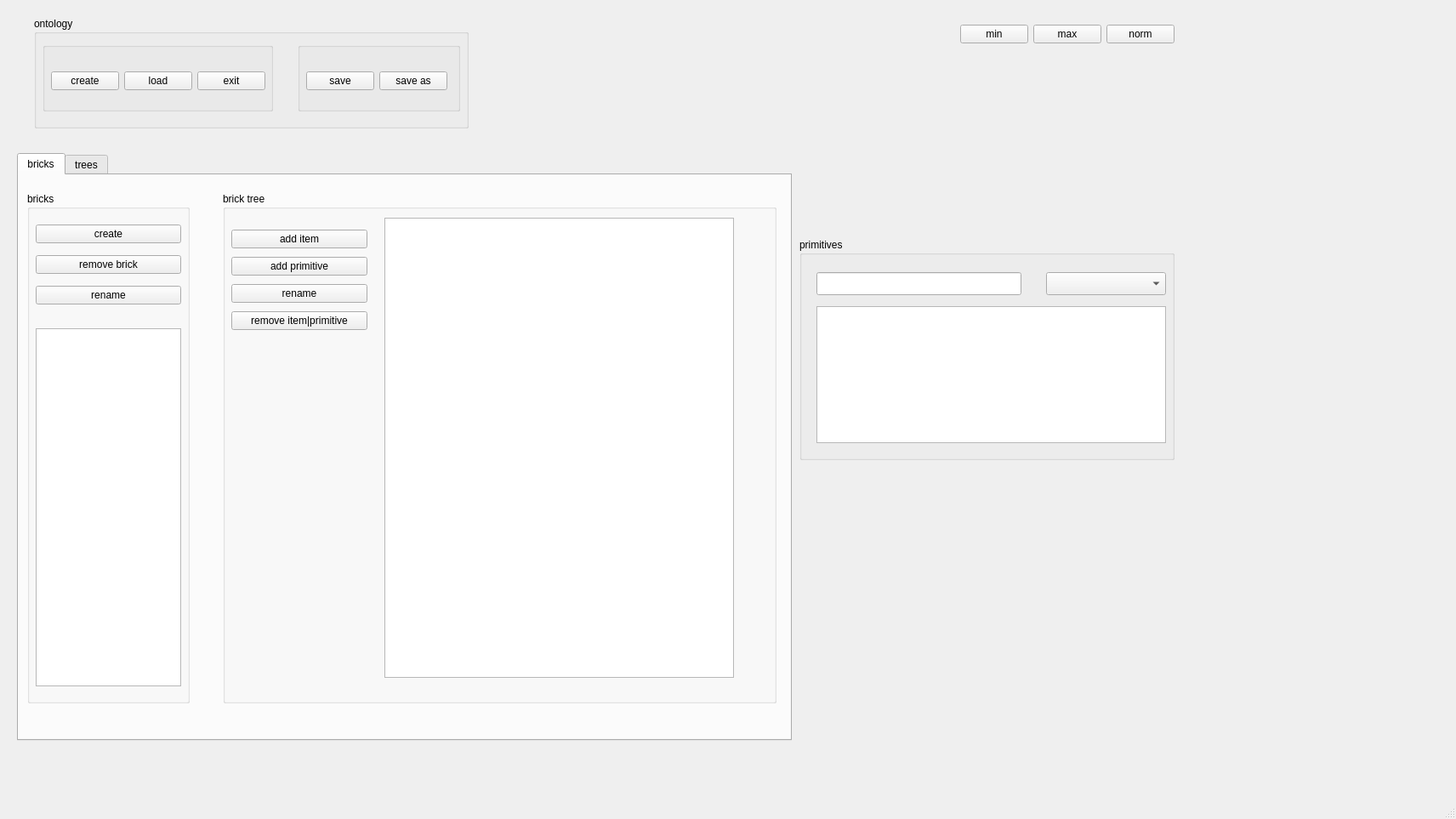
<?xml version="1.0" encoding="UTF-8"?>
<ui version="4.0">
 <class>MainWindow</class>
 <widget class="QMainWindow" name="MainWindow">
  <property name="geometry">
   <rect>
    <x>0</x>
    <y>0</y>
    <width>1712</width>
    <height>963</height>
   </rect>
  </property>
  <property name="sizePolicy">
   <sizepolicy hsizetype="Preferred" vsizetype="Preferred">
    <horstretch>0</horstretch>
    <verstretch>0</verstretch>
   </sizepolicy>
  </property>
  <property name="windowTitle">
   <string>MainWindow</string>
  </property>
  <widget class="QWidget" name="centralwidget">
   <widget class="QWidget" name="horizontalLayoutWidget_2">
    <property name="geometry">
     <rect>
      <x>870</x>
      <y>0</y>
      <width>511</width>
      <height>80</height>
     </rect>
    </property>
    <layout class="QHBoxLayout" name="horizontalLayout_2">
     <item>
      <spacer name="horizontalSpacer_11">
       <property name="orientation">
        <enum>Qt::Horizontal</enum>
       </property>
       <property name="sizeHint" stdset="0">
        <size>
         <width>40</width>
         <height>20</height>
        </size>
       </property>
      </spacer>
     </item>
     <item>
      <widget class="QPushButton" name="pushMinimise">
       <property name="text">
        <string>min</string>
       </property>
      </widget>
     </item>
     <item>
      <widget class="QPushButton" name="pushMaximise">
       <property name="text">
        <string>max</string>
       </property>
      </widget>
     </item>
     <item>
      <widget class="QPushButton" name="pushNormal">
       <property name="text">
        <string>norm</string>
       </property>
      </widget>
     </item>
    </layout>
   </widget>
   <widget class="QGroupBox" name="groupBoxOntology">
    <property name="geometry">
     <rect>
      <x>40</x>
      <y>20</y>
      <width>511</width>
      <height>131</height>
     </rect>
    </property>
    <property name="title">
     <string>ontology</string>
    </property>
    <widget class="QGroupBox" name="groupOntologyMain">
     <property name="geometry">
      <rect>
       <x>10</x>
       <y>30</y>
       <width>271</width>
       <height>81</height>
      </rect>
     </property>
     <property name="title">
      <string/>
     </property>
     <widget class="QWidget" name="horizontalLayoutWidget_3">
      <property name="geometry">
       <rect>
        <x>10</x>
        <y>20</y>
        <width>260</width>
        <height>51</height>
       </rect>
      </property>
      <layout class="QHBoxLayout" name="horizontalLayout_3">
       <item>
        <widget class="QPushButton" name="pushOntologyCreate">
         <property name="text">
          <string>create</string>
         </property>
        </widget>
       </item>
       <item>
        <widget class="QPushButton" name="pushOntologyLoad">
         <property name="text">
          <string>load</string>
         </property>
        </widget>
       </item>
       <item>
        <widget class="QPushButton" name="pushExit">
         <property name="text">
          <string>exit</string>
         </property>
        </widget>
       </item>
       <item>
        <spacer name="horizontalSpacer">
         <property name="orientation">
          <enum>Qt::Horizontal</enum>
         </property>
         <property name="sizeHint" stdset="0">
          <size>
           <width>40</width>
           <height>20</height>
          </size>
         </property>
        </spacer>
       </item>
      </layout>
     </widget>
    </widget>
    <widget class="QGroupBox" name="groupBoxOntologySave">
     <property name="geometry">
      <rect>
       <x>310</x>
       <y>30</y>
       <width>191</width>
       <height>81</height>
      </rect>
     </property>
     <property name="title">
      <string/>
     </property>
     <widget class="QWidget" name="horizontalLayoutWidget">
      <property name="geometry">
       <rect>
        <x>10</x>
        <y>20</y>
        <width>174</width>
        <height>51</height>
       </rect>
      </property>
      <layout class="QHBoxLayout" name="horizontalLayout">
       <item>
        <widget class="QPushButton" name="pushOntologySave">
         <property name="text">
          <string>save</string>
         </property>
        </widget>
       </item>
       <item>
        <widget class="QPushButton" name="pushOntologySaveAs">
         <property name="text">
          <string>save as</string>
         </property>
        </widget>
       </item>
       <item>
        <spacer name="horizontalSpacer_2">
         <property name="orientation">
          <enum>Qt::Horizontal</enum>
         </property>
         <property name="sizeHint" stdset="0">
          <size>
           <width>40</width>
           <height>20</height>
          </size>
         </property>
        </spacer>
       </item>
      </layout>
     </widget>
    </widget>
   </widget>
   <widget class="QTabWidget" name="tabWidgetLists">
    <property name="geometry">
     <rect>
      <x>20</x>
      <y>180</y>
      <width>911</width>
      <height>691</height>
     </rect>
    </property>
    <property name="currentIndex">
     <number>0</number>
    </property>
    <widget class="QWidget" name="tab">
     <attribute name="title">
      <string>bricks</string>
     </attribute>
     <widget class="QGroupBox" name="groupBoxBricksControl">
      <property name="geometry">
       <rect>
        <x>10</x>
        <y>20</y>
        <width>191</width>
        <height>601</height>
       </rect>
      </property>
      <property name="title">
       <string>bricks</string>
      </property>
      <widget class="QWidget" name="verticalLayoutWidget_2">
       <property name="geometry">
        <rect>
         <x>10</x>
         <y>30</y>
         <width>171</width>
         <height>111</height>
        </rect>
       </property>
       <layout class="QVBoxLayout" name="verticalLayout_2">
        <item>
         <widget class="QPushButton" name="pushBrickCreate">
          <property name="text">
           <string>create</string>
          </property>
         </widget>
        </item>
        <item>
         <widget class="QPushButton" name="pushBrickRemove">
          <property name="text">
           <string>remove brick</string>
          </property>
         </widget>
        </item>
        <item>
         <widget class="QPushButton" name="pushBrickRename">
          <property name="text">
           <string>rename</string>
          </property>
         </widget>
        </item>
       </layout>
      </widget>
      <widget class="QListWidget" name="listBricks">
       <property name="geometry">
        <rect>
         <x>10</x>
         <y>160</y>
         <width>171</width>
         <height>421</height>
        </rect>
       </property>
      </widget>
     </widget>
     <widget class="QGroupBox" name="groupBoxBrikkTree">
      <property name="geometry">
       <rect>
        <x>240</x>
        <y>20</y>
        <width>651</width>
        <height>601</height>
       </rect>
      </property>
      <property name="title">
       <string>brick tree</string>
      </property>
      <widget class="QWidget" name="verticalLayoutWidget">
       <property name="geometry">
        <rect>
         <x>10</x>
         <y>40</y>
         <width>160</width>
         <height>128</height>
        </rect>
       </property>
       <layout class="QVBoxLayout" name="verticalLayout">
        <item>
         <widget class="QPushButton" name="pushBrickAddItem">
          <property name="text">
           <string>add item</string>
          </property>
         </widget>
        </item>
        <item>
         <widget class="QPushButton" name="pushBrickAddPrimitive">
          <property name="text">
           <string>add primitive</string>
          </property>
         </widget>
        </item>
        <item>
         <widget class="QPushButton" name="pushBrickItemOrPrimitiveRename">
          <property name="text">
           <string>rename</string>
          </property>
         </widget>
        </item>
        <item>
         <widget class="QPushButton" name="pushBrickRemoveItem">
          <property name="text">
           <string>remove item|primitive</string>
          </property>
         </widget>
        </item>
       </layout>
      </widget>
      <widget class="QTreeWidget" name="brickTree">
       <property name="geometry">
        <rect>
         <x>190</x>
         <y>30</y>
         <width>411</width>
         <height>541</height>
        </rect>
       </property>
       <property name="autoExpandDelay">
        <number>1</number>
       </property>
       <property name="columnCount">
        <number>0</number>
       </property>
       <attribute name="headerVisible">
        <bool>false</bool>
       </attribute>
       <attribute name="headerCascadingSectionResizes">
        <bool>false</bool>
       </attribute>
      </widget>
     </widget>
    </widget>
    <widget class="QWidget" name="tab_2">
     <attribute name="title">
      <string>trees</string>
     </attribute>
     <widget class="QListWidget" name="listTrees">
      <property name="geometry">
       <rect>
        <x>20</x>
        <y>290</y>
        <width>171</width>
        <height>351</height>
       </rect>
      </property>
     </widget>
     <widget class="QGroupBox" name="groupBoxTreesControl">
      <property name="geometry">
       <rect>
        <x>10</x>
        <y>20</y>
        <width>191</width>
        <height>211</height>
       </rect>
      </property>
      <property name="title">
       <string>trees</string>
      </property>
      <widget class="QWidget" name="verticalLayoutWidget_4">
       <property name="geometry">
        <rect>
         <x>10</x>
         <y>30</y>
         <width>171</width>
         <height>227</height>
        </rect>
       </property>
       <layout class="QVBoxLayout" name="verticalLayout_4">
        <item>
         <widget class="QPushButton" name="pushTreeCreate">
          <property name="text">
           <string>create</string>
          </property>
         </widget>
        </item>
        <item>
         <widget class="QPushButton" name="pushDeleteTree">
          <property name="text">
           <string>delete</string>
          </property>
         </widget>
        </item>
        <item>
         <widget class="QPushButton" name="pushTreeLinkExistingClass">
          <property name="text">
           <string>link existing class</string>
          </property>
         </widget>
        </item>
        <item>
         <widget class="QPushButton" name="pushTreeRemoveClassLink">
          <property name="text">
           <string>remove class link</string>
          </property>
         </widget>
        </item>
        <item>
         <widget class="QPushButton" name="pushTreeInstantiate">
          <property name="text">
           <string>instantiate</string>
          </property>
         </widget>
        </item>
        <item>
         <widget class="QPushButton" name="pushTreeVisualise">
          <property name="text">
           <string>visualise</string>
          </property>
         </widget>
        </item>
       </layout>
      </widget>
     </widget>
     <widget class="QComboBox" name="comboBoxTreeSelectBrick">
      <property name="geometry">
       <rect>
        <x>20</x>
        <y>250</y>
        <width>171</width>
        <height>27</height>
       </rect>
      </property>
     </widget>
     <widget class="QTreeWidget" name="treeTree">
      <property name="geometry">
       <rect>
        <x>260</x>
        <y>40</y>
        <width>621</width>
        <height>601</height>
       </rect>
      </property>
      <property name="autoExpandDelay">
       <number>1</number>
      </property>
      <property name="columnCount">
       <number>0</number>
      </property>
      <attribute name="headerVisible">
       <bool>false</bool>
      </attribute>
      <attribute name="headerCascadingSectionResizes">
       <bool>false</bool>
      </attribute>
     </widget>
    </widget>
   </widget>
   <widget class="QGroupBox" name="groupBoxPrimitives">
    <property name="geometry">
     <rect>
      <x>940</x>
      <y>280</y>
      <width>441</width>
      <height>261</height>
     </rect>
    </property>
    <property name="title">
     <string>primitives</string>
    </property>
    <widget class="QLineEdit" name="linePrimitivesLineEdit">
     <property name="geometry">
      <rect>
       <x>20</x>
       <y>40</y>
       <width>241</width>
       <height>27</height>
      </rect>
     </property>
    </widget>
    <widget class="QComboBox" name="comboBoxPrimitives">
     <property name="geometry">
      <rect>
       <x>290</x>
       <y>40</y>
       <width>141</width>
       <height>27</height>
      </rect>
     </property>
    </widget>
    <widget class="QTextEdit" name="textPrimitivesTextEdit">
     <property name="geometry">
      <rect>
       <x>20</x>
       <y>80</y>
       <width>411</width>
       <height>161</height>
      </rect>
     </property>
    </widget>
   </widget>
  </widget>
  <widget class="QStatusBar" name="statusbar"/>
 </widget>
 <resources/>
 <connections/>
</ui>
